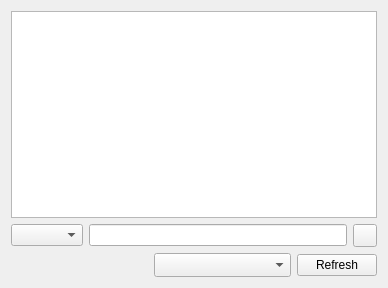
<?xml version="1.0" encoding="UTF-8"?>
<ui version="4.0">
 <class>UIPublicHubs</class>
 <widget class="QWidget" name="UIPublicHubs">
  <property name="geometry">
   <rect>
    <x>0</x>
    <y>0</y>
    <width>388</width>
    <height>288</height>
   </rect>
  </property>
  <property name="windowTitle">
   <string notr="true"/>
  </property>
  <layout class="QVBoxLayout" name="verticalLayout">
   <item>
    <widget class="QTreeView" name="treeView">
     <property name="editTriggers">
      <set>QAbstractItemView::NoEditTriggers</set>
     </property>
     <property name="showDropIndicator" stdset="0">
      <bool>false</bool>
     </property>
     <property name="alternatingRowColors">
      <bool>true</bool>
     </property>
     <property name="selectionMode">
      <enum>QAbstractItemView::ExtendedSelection</enum>
     </property>
     <property name="rootIsDecorated">
      <bool>false</bool>
     </property>
     <property name="itemsExpandable">
      <bool>false</bool>
     </property>
     <property name="sortingEnabled">
      <bool>true</bool>
     </property>
     <property name="animated">
      <bool>true</bool>
     </property>
     <property name="expandsOnDoubleClick">
      <bool>false</bool>
     </property>
    </widget>
   </item>
   <item>
    <widget class="QFrame" name="frame">
     <property name="minimumSize">
      <size>
       <width>0</width>
       <height>10</height>
      </size>
     </property>
     <property name="frameShape">
      <enum>QFrame::NoFrame</enum>
     </property>
     <property name="frameShadow">
      <enum>QFrame::Plain</enum>
     </property>
     <layout class="QGridLayout" name="gridLayout_2">
      <property name="leftMargin">
       <number>0</number>
      </property>
      <property name="topMargin">
       <number>0</number>
      </property>
      <property name="rightMargin">
       <number>0</number>
      </property>
      <property name="bottomMargin">
       <number>0</number>
      </property>
      <item row="0" column="1">
       <widget class="LineEdit" name="lineEdit_FILTER"/>
      </item>
      <item row="0" column="0">
       <widget class="QComboBox" name="comboBox_FILTER"/>
      </item>
      <item row="0" column="2">
       <widget class="QToolButton" name="toolButton_CLOSEFILTER">
        <property name="text">
         <string/>
        </property>
       </widget>
      </item>
     </layout>
    </widget>
   </item>
   <item>
    <layout class="QHBoxLayout" name="footerLayout" stretch="1,1,0">
     <item>
      <widget class="QLabel" name="label_STATUS">
       <property name="sizePolicy">
        <sizepolicy hsizetype="Ignored" vsizetype="Preferred">
         <horstretch>0</horstretch>
         <verstretch>0</verstretch>
        </sizepolicy>
       </property>
       <property name="text"><string/></property>
       <property name="textFormat"><enum>Qt::PlainText</enum></property>
      </widget>
     </item>
     <item>
      <widget class="QComboBox" name="comboBox_HUBS">
       <property name="sizePolicy">
        <sizepolicy hsizetype="Expanding" vsizetype="Fixed">
         <horstretch>0</horstretch>
         <verstretch>0</verstretch>
        </sizepolicy>
       </property>
       <property name="minimumSize"><size><width>100</width><height>0</height></size></property>
       <property name="maximumSize"><size><width>430</width><height>16777215</height></size></property>
       <property name="sizeAdjustPolicy"><enum>QComboBox::AdjustToMinimumContentsLengthWithIcon</enum></property>
       <property name="minimumContentsLength"><number>12</number></property>
      </widget>
     </item>
     <item>
      <widget class="QPushButton" name="pushButton_REFRESH">
       <property name="text"><string>Refresh</string></property>
      </widget>
     </item>
    </layout>
   </item>
  </layout>
 </widget>
 <customwidgets>
  <customwidget>
   <class>LineEdit</class>
   <extends>QLineEdit</extends>
   <header>LineEdit.h</header>
  </customwidget>
 </customwidgets>
 <resources/>
 <connections/>
</ui>
